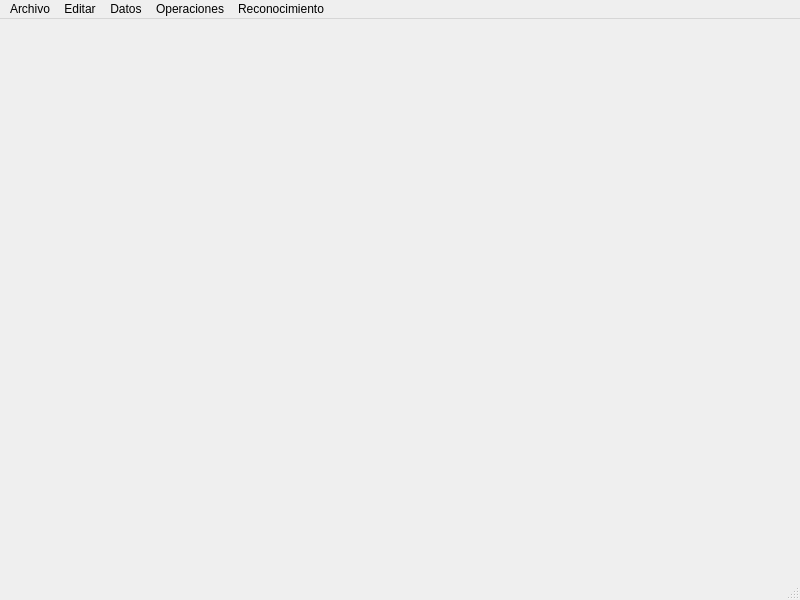
<?xml version="1.0" encoding="UTF-8"?>
<ui version="4.0">
 <class>MainWindow</class>
 <widget class="QMainWindow" name="MainWindow">
  <property name="geometry">
   <rect>
    <x>0</x>
    <y>0</y>
    <width>800</width>
    <height>600</height>
   </rect>
  </property>
  <property name="windowTitle">
   <string>SERP</string>
  </property>
  <property name="locale">
   <locale language="Spanish" country="Mexico"/>
  </property>
  <widget class="QWidget" name="centralwidget"/>
  <widget class="QMenuBar" name="menubar">
   <property name="geometry">
    <rect>
     <x>0</x>
     <y>0</y>
     <width>800</width>
     <height>23</height>
    </rect>
   </property>
   <widget class="QMenu" name="menuFile">
    <property name="title">
     <string>Archivo</string>
    </property>
    <addaction name="actionNew"/>
    <addaction name="actionOpen"/>
    <addaction name="actionOpen_recents"/>
    <addaction name="separator"/>
    <addaction name="actionSave"/>
    <addaction name="actionExport"/>
    <addaction name="separator"/>
    <addaction name="actionSave_snapshot"/>
    <addaction name="separator"/>
    <addaction name="actionClose"/>
    <addaction name="separator"/>
    <addaction name="actionQuit"/>
   </widget>
   <widget class="QMenu" name="menuEdit">
    <property name="title">
     <string>Editar</string>
    </property>
    <addaction name="actionPreferences"/>
   </widget>
   <widget class="QMenu" name="menuDatos">
    <property name="title">
     <string>Datos</string>
    </property>
   </widget>
   <widget class="QMenu" name="menuOperaciones">
    <property name="title">
     <string>Operaciones</string>
    </property>
   </widget>
   <widget class="QMenu" name="menuReconocimiento">
    <property name="title">
     <string>Reconocimiento</string>
    </property>
   </widget>
   <addaction name="menuFile"/>
   <addaction name="menuEdit"/>
   <addaction name="menuDatos"/>
   <addaction name="menuOperaciones"/>
   <addaction name="menuReconocimiento"/>
  </widget>
  <widget class="QStatusBar" name="statusbar"/>
  <action name="actionNew">
   <property name="icon">
    <iconset>
     <normaloff>icons/NewFile.png</normaloff>icons/NewFile.png</iconset>
   </property>
   <property name="text">
    <string>Nuevo</string>
   </property>
   <property name="shortcut">
    <string>Ctrl+N</string>
   </property>
  </action>
  <action name="actionOpen">
   <property name="icon">
    <iconset>
     <normaloff>icons/Open.png</normaloff>icons/Open.png</iconset>
   </property>
   <property name="text">
    <string>Abrir</string>
   </property>
   <property name="shortcut">
    <string>Ctrl+O</string>
   </property>
  </action>
  <action name="actionOpen_recents">
   <property name="text">
    <string>Abrir recientes...</string>
   </property>
  </action>
  <action name="actionSave">
   <property name="enabled">
    <bool>false</bool>
   </property>
   <property name="text">
    <string>Guardar</string>
   </property>
   <property name="shortcut">
    <string>Ctrl+S</string>
   </property>
  </action>
  <action name="actionExport">
   <property name="text">
    <string>Exportar</string>
   </property>
  </action>
  <action name="actionSave_snapshot">
   <property name="text">
    <string>Guardar imagen</string>
   </property>
  </action>
  <action name="actionClose">
   <property name="text">
    <string>Cerrar</string>
   </property>
  </action>
  <action name="actionQuit">
   <property name="text">
    <string>Salir</string>
   </property>
   <property name="shortcut">
    <string>Ctrl+Q</string>
   </property>
   <property name="shortcutContext">
    <enum>Qt::WindowShortcut</enum>
   </property>
  </action>
  <action name="actionPreferences">
   <property name="text">
    <string>Preferencias</string>
   </property>
  </action>
 </widget>
 <resources/>
 <connections>
  <connection>
   <sender>actionQuit</sender>
   <signal>triggered()</signal>
   <receiver>MainWindow</receiver>
   <slot>close()</slot>
   <hints>
    <hint type="sourcelabel">
     <x>-1</x>
     <y>-1</y>
    </hint>
    <hint type="destinationlabel">
     <x>399</x>
     <y>299</y>
    </hint>
   </hints>
  </connection>
 </connections>
</ui>
